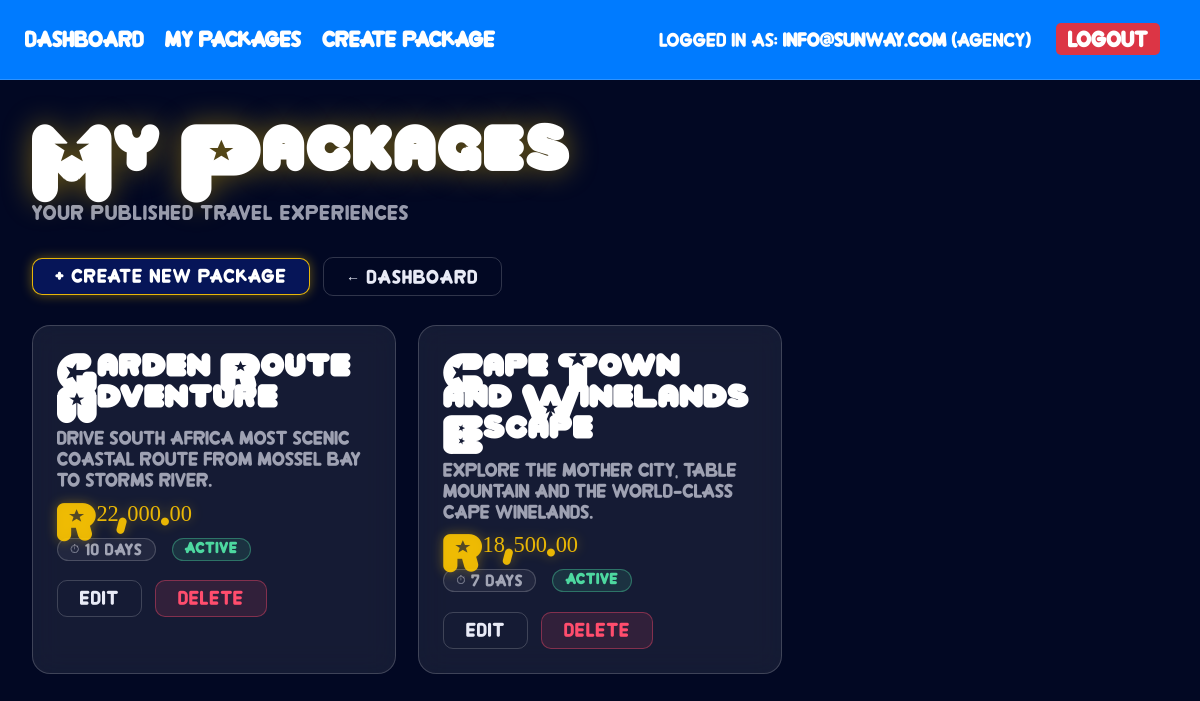
Screenshot of /agency_packages.php (signed in) with the database file from the repository.
### tables this page shows
CREATE TABLE TravelPackage (
    packageID    INT            NOT NULL AUTO_INCREMENT,
    agencyUserID INT            NOT NULL,
    title        VARCHAR(200)   NOT NULL,
    description  TEXT,
    basePrice    DECIMAL(10,2)  NOT NULL CHECK (basePrice >= 0),
    durationDays INT            NOT NULL CHECK (durationDays > 0),
    itinerary    TEXT,
    status       ENUM('active','inactive','draft') DEFAULT 'active',
    startDate    DATE,
    endDate      DATE,
    dateCreated  DATE           NOT NULL DEFAULT (CURDATE()),
    PRIMARY KEY (packageID),
    CONSTRAINT fk_package_agency FOREIGN KEY (agencyUserID)
        REFERENCES TravelAgency(userID) ON DELETE CASCADE
);

### public/agency_packages.php (the view, shortened to what this page needs)
<?php
require_once "../includes/db.php";
$userID = $_SESSION["user_id"];
$stmt = $pdo->prepare("
    SELECT
        packageID,
        title,
        description,
        basePrice,
        itinerary,
        durationDays,
        status,
        dateCreated
    FROM TravelPackage
    WHERE agencyUserID = ?
    ORDER BY dateCreated DESC
");
$stmt->execute([$userID]);
$packages = $stmt->fetchAll(PDO::FETCH_ASSOC);
?>
<!DOCTYPE html>
<html lang="en-ZA">
<head>
    <link rel="stylesheet" href="css/style.css">
</head>
<body>
<?php include "../includes/navbar.php"; ?>
<div class="wrapper">
    <div class="page-content">
        <h1 class="page-title">My Packages</h1>
        <p class="page-subtitle">YOUR PUBLISHED TRAVEL EXPERIENCES</p>
        <div class="btn-row" style="margin-bottom:1.8rem;">
            <a class="btn" href="create_package.php">+ Create New Package</a>
            <a class="btn-secondary" href="agency_dashboard.php">← Dashboard</a>
        </div>
        <?php if (count($packages) > 0): ?>
            <div class="packages-grid">
                <?php foreach ($packages as $package): ?>
                    <div class="package-card">
                        <h2><?php echo htmlspecialchars($package["title"]); ?></h2>
                        <p><?php echo htmlspecialchars($package["description"]); ?></p>
                        <div class="price-tag">R<?php echo number_format($package["basePrice"], 2); ?></div>
                        <div class="package-meta">
                            <span class="meta-badge">⏱ <?php echo $package["durationDays"]; ?> days</span>
                            <span class="badge badge-<?php echo $package['status']; ?>"><?php echo ucfirst($package["status"]); ?></span>
                        </div>
                        <div class="btn-row">
                            <a class="btn-secondary" href="edit_package.php?id=<?php echo $package["packageID"]; ?>">Edit</a>
                            <a class="btn-danger"
                               href="delete_package.php?id=<?php echo $package["packageID"]; ?>"
                               onclick="return confirm('Are you sure you want to delete this package? This action cannot be undone.');">
                                Delete
                            </a>
                        </div>
                    </div>
                <?php endforeach; ?>
            </div>
        <?php endif; ?>
    </div>
</div>
</body>
</html>

### public/css/style.css (style rules this page uses)
:root { --navy: rgb(6, 21, 88); --navy-light: rgba(6, 21, 88, 0.75); --gold: rgba(255, 200, 0, 0.9); --gold-glow: rgba(255, 200, 0, 0.4); --glass: rgba(255, 255, 255, 0.08); --glass-border: rgba(255, 255, 255, 0.18); --text-light: #e8eaf6; --text-dim: rgba(232, 234, 246, 0.65); --danger: #ff4d6d; --success: #4dd8a0; --font-display: 'Universe', fantasy; --font-body: 'Crew', sans-serif; --font-body: 'Crew', sans-serif; }
*, *::before, *::after { padding: 0; margin: 0; box-sizing: border-box; }
html { scroll-behavior: smooth; }
body { font-family: var(--font-body); color: var(--text-light); background: #020823; }
.wrapper { min-height: 100vh; background: transparent; }
:root { animation: theme-shift 114s linear infinite; }
p, li, label, span, input, select, textarea, button, .view-description, .page-subtitle, .plane-stat, .detail-row, .spec-label, .spec-unit, .flight-duration, .cabin-tag, .filter-checkboxes label, .range-labels, .toggle-row span, .uc-sub { font-family: var(--font-body); }
.page-content { max-width: 1200px; margin: 0 auto; padding: 2.5rem 2rem 4rem; }
.page-title { font-family: var(--font-display); font-size: clamp(1.8rem, 4vw, 2.8rem); color: #fff; margin-bottom: 0.3rem; letter-spacing: 0.04em; text-shadow: 0 0 30px var(--gold-glow); }
.page-subtitle { color: var(--text-dim); font-size: 15px; margin-bottom: 2rem; letter-spacing: 0.06em; }
.page-title, .hero h1, .hero h2, .view-model, .plane-model, .airport-code, .uc-title, .booking-plane-name, .spec-value, .filters-panel h3, .view-manufacturer, .plane-manufacturer, .fav-ribbon, .booking-route .airport-code { font-family: var(--font-display); }
.packages-grid { display: grid; grid-template-columns: repeat(auto-fill, minmax(300px, 1fr)); gap: 1.4rem; margin-top: 1.5rem; }
.package-card { background: var(--glass); border: 1px solid var(--glass-border); border-radius: 18px; padding: 1.5rem; backdrop-filter: blur(14px); transition: transform 0.3s, border-color 0.3s, box-shadow 0.3s; }
.package-card h2 { font-family: var(--font-display); font-size: 1.3rem; color: #fff; margin-bottom: 0.5rem; }
.package-card p { color: var(--text-dim); font-size: 14px; line-height: 1.55; margin-bottom: 0.5rem; }
.package-card .price, .price-tag { font-family: var(--font-display); font-size: 1.4rem; color: var(--gold); margin: 0.6rem 0 0.3rem; filter: drop-shadow(0 0 6px var(--gold-glow)); }
.package-card .package-meta { display: flex; gap: 1rem; flex-wrap: wrap; margin: 0.7rem 0 1rem; }
.package-card .meta-badge { background: rgba(255,255,255,0.06); border: 1px solid var(--glass-border); border-radius: 100px; font-size: 12px; padding: 4px 12px; color: var(--text-dim); letter-spacing: 0.06em; }
.btn, .btn-primary { display: inline-block; text-decoration: none; background: var(--navy); border: 1px solid var(--gold); color: #fff; font-family: var(--font-body); font-size: 14px; padding: 10px 22px; border-radius: 10px; cursor: pointer; letter-spacing: 0.08em; transition: all 0.3s; filter: drop-shadow(0 0 6px var(--gold-glow)); }
.btn-secondary { display: inline-block; text-decoration: none; background: transparent; border: 1px solid var(--glass-border); color: var(--text-light); font-family: var(--font-body); font-size: 14px; padding: 10px 22px; border-radius: 10px; cursor: pointer; letter-spacing: 0.06em; transition: all 0.25s; }
.btn-danger, .btn.delete { background: rgba(255,77,109,0.12); border: 1px solid rgba(255,77,109,0.4); color: var(--danger); font-family: var(--font-body); font-size: 14px; padding: 10px 22px; border-radius: 10px; cursor: pointer; letter-spacing: 0.06em; transition: all 0.25s; text-decoration: none; display: inline-block; filter: none; }
.btn-row { display: flex; gap: 0.8rem; flex-wrap: wrap; margin-top: 1.2rem; align-items: center; }
.badge { display: inline-block; padding: 3px 12px; border-radius: 100px; font-size: 11px; letter-spacing: 0.08em; text-transform: uppercase; font-weight: 600; }
.badge-active { background: rgba(77,216,160,0.12); border: 1px solid rgba(77,216,160,0.4); color: var(--success); }
h1, .page-title { line-height: 1.3 !important; letter-spacing: 3px !important; margin-bottom: 1.5rem !important; }
.package-card h2, .glass-card h2 { font-size: 1.4rem !important; line-height: 1.4 !important; letter-spacing: 1px !important; margin-bottom: 1rem !important; }
.page-subtitle, .package-card p { line-height: 1.5 !important; margin-top: 0.5rem !important; }

### includes/navbar.php (style rules this page uses)
body { margin: 0; }

### rows the page displays
travelpackage: title "Garden Route Adventure", description "Drive South Africa most scenic coastal route from Mossel Bay to Storms River.", basePrice "22,000.00", durationDays "10", status "ACTIVE"
travelpackage: title "Cape Town and Winelands Escape", description "Explore the Mother City, Table Mountain and the world-class Cape Winelands.", basePrice "18,500.00", durationDays "7", status "ACTIVE"

### other values shown
$userEmail "info@sunway.com"
$userRole "agency"
